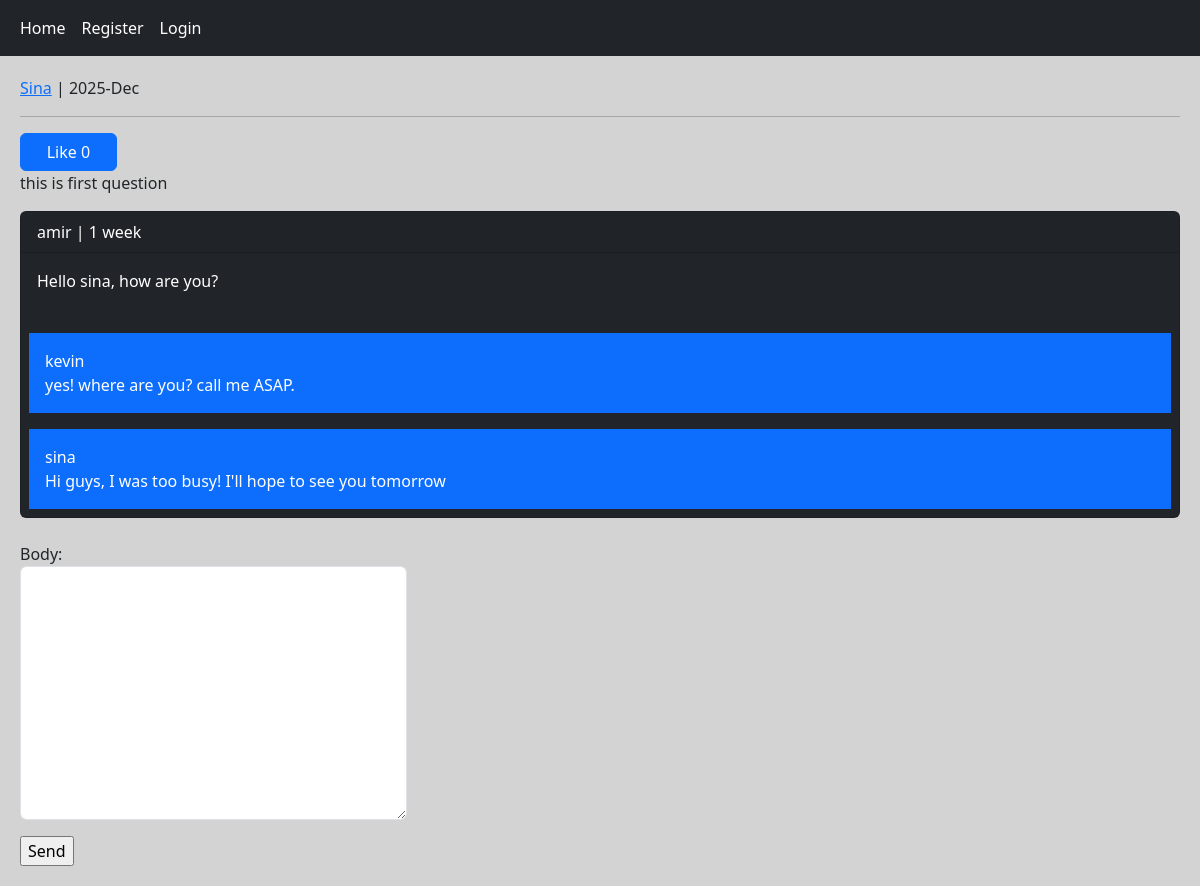
The app's page /post/detail/1/this-is-first-question/ with its own data.
### home/models.py (models this page shows, shortened)
class Post(models.Model):
    user = models.ForeignKey(User, on_delete=models.CASCADE, related_name='posts')
    body = models.TextField()
    slug = models.SlugField()
    created = models.DateTimeField(auto_now_add=True)
    updated = models.DateTimeField(auto_now=True)
    class Meta:
        ordering = ['-created']
    def likes_count(self):
        return self.pvotes.count()

class Comment(models.Model):
    user = models.ForeignKey(User, on_delete=models.CASCADE, related_name='ucomments')
    post = models.ForeignKey(Post, on_delete=models.CASCADE, related_name='pcomments')
    reply = models.ForeignKey('self', on_delete=models.CASCADE, related_name='rcomments', null=True, blank=True)
    is_reply = models.BooleanField(default=False)
    body = models.TextField(max_length=400, null=True)
    created = models.DateTimeField(auto_now_add=True)

### home/views.py (the view, shortened to what this page needs)
# urls.py: path('post/detail/<post_id>/<post_slug>/', views.PostDetailView.as_view(), name='post_detail' ),
class PostDetailView(View):
    form_class = PostCommentForm
    reply_form_class = PostCommentForm
    def setup(self, request, *args, **kwargs):
        self.post_instance = get_object_or_404(Post, pk=kwargs['post_id'], slug=kwargs['post_slug'])
        return super().setup(request, *args, **kwargs)
    def get(self, request, *args, **kwargs):
        form = self.form_class
        comments = self.post_instance.pcomments.filter(is_reply=False)
        return render(request, 'home/detail.html', {'post': self.post_instance, 'form':form,
                                                                         'comments': comments,
                                                                         'reply_form': self.reply_form_class,})

### home/templates/home/detail.html (shortened to what this page needs)
{% extends 'base.html' %}
{% block content %}
    <p><a href={% url 'accounts:user_profile' post.user.id %}>{{ post.user | capfirst }}</a> | {{ post.created | date:"Y-M" }}</p><hr/>
    {% if request.user.id != post.user.id %}
        <a  class="{% if post.can_like %} disable {% endif %} btn btn-primary col-md-1"
            href={% url 'home:post_like' post.id %}>Like {{ post.likes_count }}</a>
    {% endif %}
    <p>{{ post.body }}</p>
    {% for comment in comments %}
        <div class="card bg-dark text-white">
        <p class="card-header">{{ comment.user }} | {{ comment.created | timesince }}</p>
        <p class="card-body">{{ comment.body }}</p>
        {% for reply in comment.rcomments.all %}
            <p class="bg-primary p-3 m-2">{{ reply.user }}<br/>{{ reply.body }}</p>
        {% endfor %}
        </div><br/>
    {% empty %}
        <p>[No comments yet!]</p>
    {% endfor %}
        <form action="" method="post" novalidate class="col-md-4">
            {{ form.as_p }}
            <input type="submit" value="Send">
        </form>
{% endblock %}

### templates/base.html (shortened to what this page needs)
<!DOCTYPE html>
<html lang="en">
<head>
    <link href="https://cdn.jsdelivr.net/npm/bootstrap@5.3.8/dist/css/bootstrap.min.css" rel="stylesheet">
</head>
<body>
    {% include 'inc/navbar.html' %}
    <div class="jumbotron">
        {% block content %} {% endblock %}
    </div>
</body>
</html>

### templates/inc/navbar.html
<nav class="navbar navbar-expand-lg navbar-dark bg-dark">
  <div class="container-fluid">
      <div class="navbar-nav">
        <a class="nav-link active" aria-current="page" href={% url 'home:home' %}>Home</a>
        {% if request.user.is_authenticated %}
            <a class="nav-link active" aria-current="page" href={% url 'accounts:user_profile' request.user.id %}>Profile</a>
            <a class="nav-link active" aria-current="page" href={% url 'accounts:user_logout' %}>Logout</a>
        {% else %}
            <a class="nav-link active" aria-current="page" href={% url 'accounts:user_register' %}>Register</a>
            <a class="nav-link active" aria-current="page" href={% url 'accounts:user_login' %}>Login</a>
        {% endif %}
      </div>
  </div>
</nav>

### templates/base.html (style rules this page uses)
.jumbotron { padding: 20px; margin-bottom: 20px; background-color: lightgray; }

### records on screen
Post: user "Sina", created "2025-Dec", likes_count "0", body "this is first question"
Comment: user "amir", created "1 week", body "Hello sina, how are you?"
Comment: user "kevin", body "yes! where are you? call me ASAP."
Comment: user "sina", body "Hi guys, I was too busy! I'll hope to see you tomorrow"
